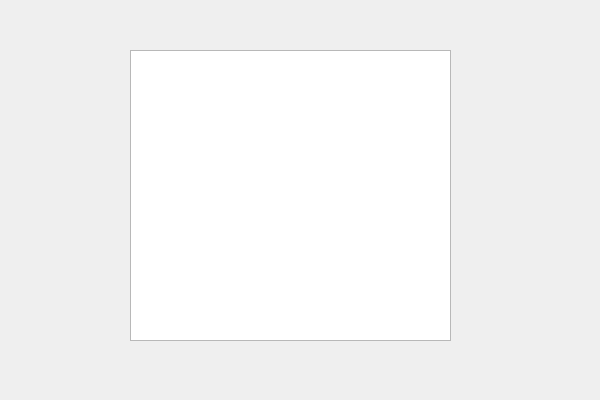
<?xml version="1.0" encoding="UTF-8"?>
<ui version="4.0">
 <class>Listwidget_02Class</class>
 <widget class="QWidget" name="Listwidget_02Class">
  <property name="geometry">
   <rect>
    <x>0</x>
    <y>0</y>
    <width>600</width>
    <height>400</height>
   </rect>
  </property>
  <property name="windowTitle">
   <string>Listwidget_02</string>
  </property>
  <widget class="QListWidget" name="listWidget">
   <property name="geometry">
    <rect>
     <x>130</x>
     <y>50</y>
     <width>321</width>
     <height>291</height>
    </rect>
   </property>
  </widget>
 </widget>
 <layoutdefault spacing="6" margin="11"/>
 <resources>
  <include location="Listwidget_02.qrc"/>
 </resources>
 <connections/>
</ui>
